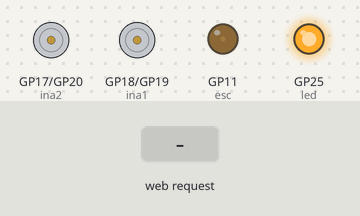
This program was run on a simulated Raspberry Pi Pico running MicroPython. Parts: motor-driver pin pairs drawn as motors (green arrow = first pin HIGH = forward, orange = second pin HIGH = backward, longer = more drive, scaled by the enable pin), output pins drawn as LEDs (lit = HIGH). Inputs (shaded band) come from the test bench. WiFi joins after 1.5 s; what the program prints to the serial console is not drawn.

Above: at 3.2 s.
3.3 s: HTTP request GET /forward? received
At 4.1 s:
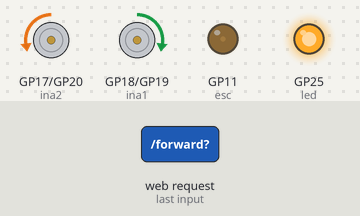
5.8 s: HTTP request GET /left? received
8.3 s: HTTP request GET /right? received
10.8 s: HTTP request GET /back? received
At 11.5 s:
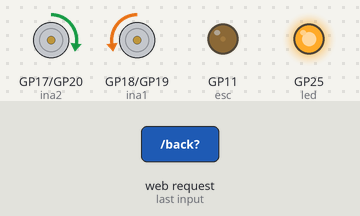
Timing chart, 0 to 13.8 s (numbered marks = the images above; inputs shaded):
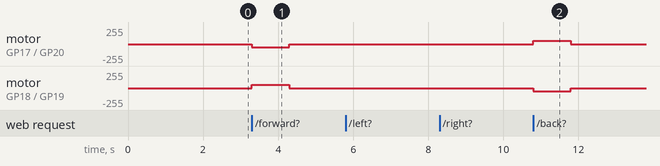

Measured:
- after the input at 3.3 s, motor on GP17 (ina2) / GP20 (inb2): stopped → backward 51/255 at once, → stopped 1.0 s later; motor on GP18 (ina1) / GP19 (inb1): stopped → forward 51/255 at once, → stopped 1.0 s later
- after the input at 10.8 s, motor on GP17 (ina2) / GP20 (inb2): stopped → forward 51/255 at once, → stopped 1.0 s later; motor on GP18 (ina1) / GP19 (inb1): stopped → backward 51/255 at once, → stopped 1.0 s later

The program:

Motor_Driver.py
```python
import network
import socket
from time import sleep
import machine
from machine import Pin, PWM
#from pynput.mouse import Listener


ssid = 'wcrl' #soft access wifi credentials
password = 'wcrl1234'

led = machine.Pin("LED",machine.Pin.OUT) #define onboard LED
ina1 = Pin(18, Pin.OUT) #AIN1 as GPIO18
ina2 = Pin(17, Pin.OUT) #AIN2 as GPIO17
inb1 = Pin(19, Pin.OUT) #BIN1 as GPIO19
inb2 = Pin(20, Pin.OUT) #BIN1 as GPIO20
pwma = PWM(Pin(16))     #PWMA as GPIO16
pwmb = PWM(Pin(15))     #PWMB as GPIO15
esc = PWM(Pin(11))      #ESC as GPIO11

led.on() #toggle led on

frequency = float(50)
esc.freq(int(frequency))  #set frequency of ESC
esc.duty_u16(3901) #ESC calibration value 1
esc.duty_u16(4031) #ESC calibration value 2

pwma.freq(1500)  #Set PWWA frequency for motors
pwmb.freq(1500)  #Set PWMB frequency for motors


# define function for PWM generation
def pwmGenerate(duty):
    #esc_duty_cycle = float(6.2)
    esc_duty_cycle = int( duty * 65025 / 100  )
    esc.duty_u16(esc_duty_cycle)

def forward(duty):  #Move motors forward at specified duty cycle
    ina1.value(1)
    ina2.value(0)
    inb1.value(0)
    inb2.value(1)
    duty_16 = int((duty*65536)/100)
    pwma.duty_u16(duty_16)
    pwmb.duty_u16(duty_16)

def reverse(duty):  #Move motors reverse at specified duty cycle
    ina1.value(0)
    ina2.value(1)
    inb1.value(1)
    inb2.value(0)
    duty_16 = int((duty*65536)/100)
    pwma.duty_u16(duty_16)
    pwmb.duty_u16(duty_16)

def turnLeft(duty):  #Turn left at specified duty cycle
    ina1.value(1)
    ina2.value(0)
    inb1.value(1)
    inb2.value(0)
    duty_16 = int((duty*65536)/100)
    pwma.duty_u16(duty_16)
    pwmb.duty_u16(duty_16)

def turnRight(duty):  #Turn right at specified duty cycle
    ina1.value(0)
    ina2.value(1)
    inb1.value(0)
    inb2.value(1)
    duty_16 = int((duty*65536)/100)
    pwma.duty_u16(duty_16)
    pwmb.duty_u16(duty_16)

def StopMotor():   #Stop all motors
    ina1.value(0)
    ina2.value(0)
    pwma.duty_u16(0)
    pwmb.duty_u16(0)


#Function to connect Pico to ESP8266 soft access network
def connect():
    #Connect to WLAN
    wlan = network.WLAN(network.STA_IF)
    wlan.active(True)
    wlan.connect(ssid, password)
    while wlan.isconnected() == False:
        print('Waiting for connection...')
        sleep(1)
    ip = wlan.ifconfig()[0]
    print(f'Connected on {ip}')
    return ip


#Open ip socket
def open_socket(ip):
    # Open a socket
    address = (ip, 80)
    connection = socket.socket()
    connection.bind(address)
    connection.listen(1)
    return connection


##UI with 5 buttons: forward, reverse, left, right and ESC control
##Currently only supports mouse release commands. New code testing below
def webpage():
    #Template HTML
    html = f"""
            <!DOCTYPE html>
            <html>
            <head>
            <title>WCRL Test</title>
            </head>
            <center><b>
            <form action="./forward">
            <input type="submit" value="Forward" style="height:120px; width:120px" />
            </form>
            <table><tr>
            <td><form action="./left">
            <input type="submit" value="Left" style="height:120px; width:120px" />
            </form></td>
            <td><form action="./ESC">
            <input type="submit" value="ESC" style="height:120px; width:120px" />
            </form></td>
            <td><form action="./right">
            <input type="submit" value="Right" style="height:120px; width:120px" />
            </form></td>
            </tr></table>
            <form action="./back">
            <input type="submit" value="Back" style="height:120px; width:120px" />
            </form>
            </body>
            </html>
            """
    return str(html)


# ##New code with mouseup and mousedown inputs
# def webpage():
#     #Template HTML
#     html = f"""
#             <!DOCTYPE html>
#             <html>
#             <head>
#             <title>WCRL Test</title>
#             </head>
#             <center><b>
#             <button onmousedown="onDown('forward')" onmouseup="onUp('forward')">Foward</button>
#             <input type="submit" value="Forward" style="height:120px; width:120px" />
#             <table><tr>
#             <td><button onmousedown="onDown('left')" onmouseup="onUp('left')">Left</button></td>
#             <input type="submit" value="Left" style="height:120px; width:120px" />
#             <td><button onmousedown="onDown('esc')" onmouseup="onUp('esc')">ESC</button></td>
#             <input type="submit" value="ESC" style="height:120px; width:120px" />
#             <td><button onmousedown="onDown('right')" onmouseup="onUp('right')">Right</button></td>
#             <input type="submit" value="Right" style="height:120px; width:120px" />
#             </tr></table>
#             <button onmousedown="onDown('back')" onmouseup="onUp('back')">Back</button>
#             <input type="submit" value="Back" style="height:120px; width:120px" />
#
#             <script>
#                 function onDown(button){
#                 // Make a GET request to /button_down
#                 fetch('/'+button+'_down');
#                 }
#
#                 function onUp(button) {
#                 // Make a GET request to button_down
#                 //fetch('/'+button+'_down');
#                 }
#             </script>
#             </body>
#             </html>
#             """
#     return str(html)


#Integrate UI with motor and esc functions on button press
def serve(connection, *args):
    #Start web server
    while True:
        client = connection.accept()[0]
        request = client.recv(1024)
        request = str(request)
        try:
            request = request.split()[1]
        except IndexError:
            pass

        if request == '/forward?':
            forward(20)
            sleep(1)
            StopMotor()
        elif request =='/left?':
            turnLeft(20)
            sleep(1)
            StopMotor()
        elif request =='/ESC?':
            pwmGenerate(6.3)
            sleep(1)
            pwmGenerate(6.2)
        elif request =='/right?':
            turnRight(20)
            sleep(1)
            StopMotor()
        elif request =='/back?':
            reverse(20)
            sleep(1)
            StopMotor()
        html = webpage()
        client.send(html)
        client.close()


#Execute code
try:
    ip = connect()
    connection = open_socket(ip)
    serve(connection)
except KeyboardInterrupt:
        machine.reset()


    
```
